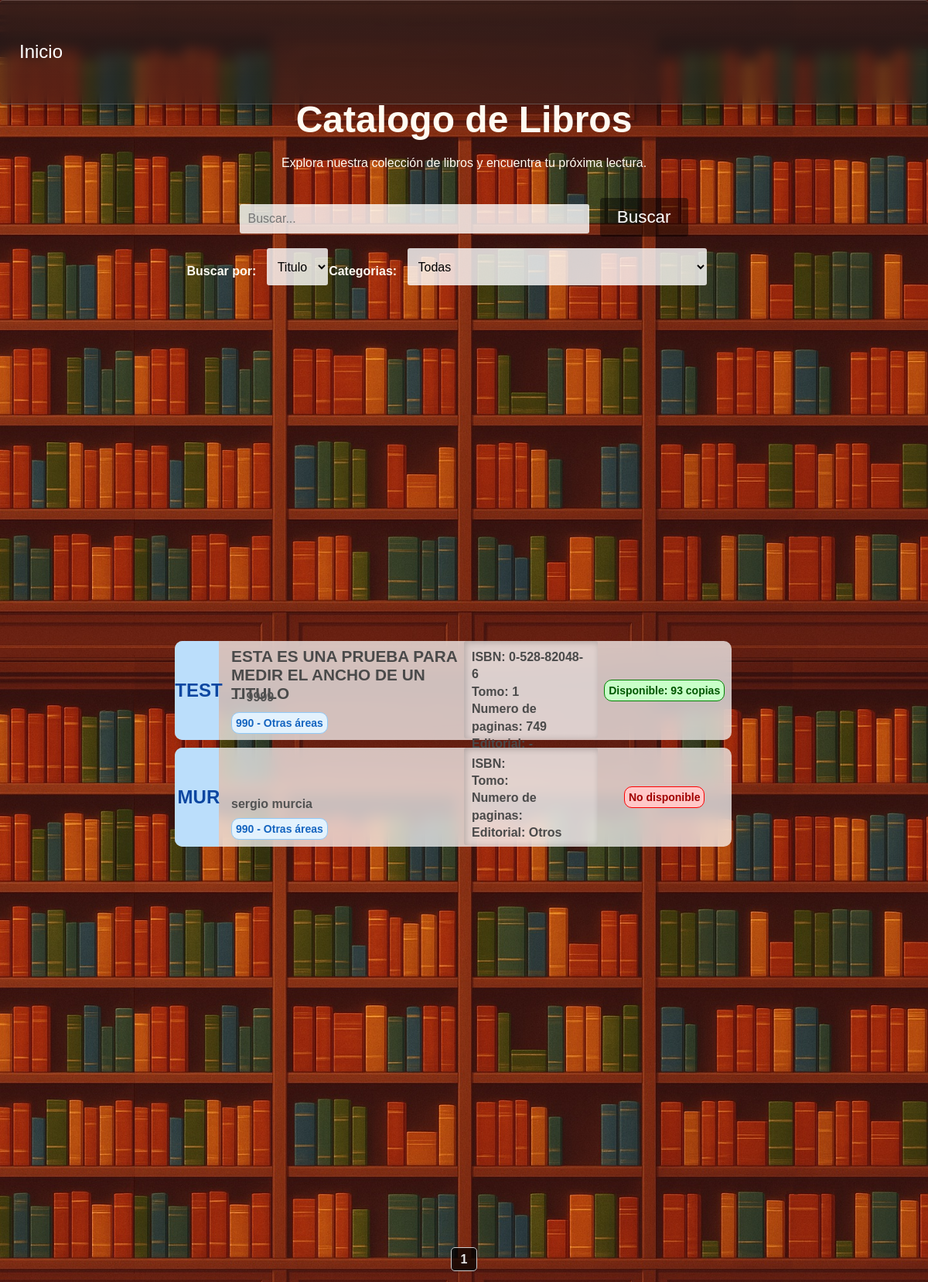
Page /libros on the committed database.
### tables this page shows
CREATE TABLE "Libros" (
	"id_libro"	INTEGER,
	"Titulo"	TEXT NOT NULL,
	"Tomo"	INTEGER,
	"ano_publicacion"	TEXT,
	"ISBN"	TEXT,
	"numero_paginas"	INTEGER  NOT NULL,
	"numero_copias"	INTEGER  NOT NULL,
	PRIMARY KEY("id_libro" AUTOINCREMENT),
	UNIQUE("Titulo", "Tomo")
);

CREATE TABLE "Notaciones" (
	"id_notacion"	INTEGER NOT NULL,
	"notacion"	TEXT NOT NULL,
	"id_editorial"	INTEGER NOT NULL,
	"id_autor"	INTEGER NOT NULL,
	PRIMARY KEY("id_notacion" AUTOINCREMENT),
	FOREIGN KEY("id_autor") REFERENCES "Autores"("id_autor"),
	FOREIGN KEY("id_editorial") REFERENCES "Editoriales"("id_editorial"),
	UNIQUE("id_autor", "id_editorial")
);

CREATE TABLE "Autores" (
	"id_autor"	INTEGER NOT NULL,
	"nombre_autor"	TEXT NOT NULL,
	"apellido_autor"	TEXT NOT NULL,
	PRIMARY KEY("id_autor" AUTOINCREMENT)
);

CREATE TABLE "SistemaDewey" (
	"codigo_seccion"	TEXT NOT NULL,
	"seccion"	TEXT NOT NULL UNIQUE,
	PRIMARY KEY("codigo_seccion")
);

CREATE TABLE "Editoriales" (
	"id_editorial"	INTEGER,
	"editorial"	TEXT NOT NULL UNIQUE,
	PRIMARY KEY("id_editorial" AUTOINCREMENT)
);

### app.py (the view)
@app.route("/libros", methods=["GET", "POST"])
def libros():
    conexion = conexion_BD()
    query = conexion.cursor()
    pagina = request.args.get("page", 1, type=int) #Recibe el parametro de la URL llamado page
    libros_por_pagina = 16
    offset = (pagina - 1) * libros_por_pagina
    query.execute("select count(*) from Libros")
    total_libros = query.fetchone()[0]
    total_paginas = math.ceil(total_libros / libros_por_pagina)
    query.execute("""
        select l.id_libro, Titulo, tomo, ano_publicacion, ISBN, numero_paginas, numero_copias,
               sd.codigo_seccion, sd.seccion, a.nombre_autor, a.apellido_autor, e.editorial, n.notacion
        from Libros l
        join RegistroLibros r ON r.id_libro = l.id_libro
        join SistemaDewey sd ON sd.codigo_seccion = r.codigo_seccion
        join notaciones n ON n.id_notacion = r.id_notacion
        join Autores a ON a.id_autor = n.id_autor
        join Editoriales e ON e.id_editorial = n.id_editorial
        LIMIT ? OFFSET ?
    """, (libros_por_pagina, offset))
    libros = query.fetchall()
    query.execute("select * from SistemaDewey")
    categorias = query.fetchall()
    query.close()
    conexion.close()
    return render_template("libros.html",libros=libros,categorias=categorias,pagina=pagina,total_paginas=total_paginas)

### config.py (called while the page is built)
def conexion_BD():
    return sqlite3.connect(DB_PATH)

### templates/libros.html (shortened to what this page needs)
<!DOCTYPE html>
<html lang="es">
<head>
    <link rel="stylesheet" href="{{ url_for('static', filename='estilo_libros.css') }}">
    <link rel="stylesheet" href="{{ url_for('static', filename='barra_lateral.css') }}">
    <link rel="stylesheet" href="{{ url_for('static', filename='filtros.css') }}">
    <link rel="stylesheet" href="{{ url_for('static', filename='general.css') }}">
</head>
<body>
    <header>
        <div class="navbar fondo-cristal">
            {% if session %}
                <a href="{{ url_for('logout') }}">Cerrar sesion</a>
            {% else %}
                <a href="{{ url_for('inicio') }}">Inicio</a>
            {% endif %}
        </div>
    </header>
    <main>
        <div class="div-busqueda">
            <form class="frm-buscar" action="/buscar_libro" method="GET">
                <label for="buscar"><h1>Catalogo de Libros</h1>Explora nuestra colección de libros y encuentra tu próxima lectura.</label><br><br><br>
                <input class="buscar" id="cuadro-busqueda" type="text" name="buscar" autocomplete="off" placeholder="Buscar...">&nbsp;&nbsp;
                <section class="menu-filtros">
                    <nav>
                        <section>
                            <h4> Buscar por: &nbsp;&nbsp;</h4>
                            <select name="filtro-busqueda" id="filtro-busqueda">
                                <option value="Titulo"
                                    >
                                    Titulo
                                </option>
                            </select>
                        </section>
                        <section>
                            <h4> Categorias: &nbsp;&nbsp; </h4>
                            <select name="categorias" id="categorias">
                                <option value="Todas"
                                    >
                                    Todas
                                </option>
                            </select>
                        </section>
                    </nav>
                </section>
                <button id="btn-buscar" type="submit">Buscar</button>
            </form>
        </div>
        <div class="contendor-catalogo">
            {% for libro in libros%}
            <div class="libro">
                <span class="span-notacion"
                    {% if (libro[7]|int) < 100 %}
                        id="h2-seccion-0"
                    {% elif (libro[7]|int) < 200 %}
                        id="h2-seccion-1"
                    {% elif (libro[7]|int) < 300 %}
                        id="h2-seccion-2"
                    {% elif (libro[7]|int) < 400 %}
                        id="h2-seccion-3"
                    {% elif (libro[7]|int) < 500 %}
                        id="h2-seccion-4"
                    {% elif (libro[7]|int) < 600 %}
                        id="h2-seccion-5"
                    {% elif (libro[7]|int) < 700 %}
                        id="h2-seccion-6"
                    {% elif (libro[7]|int) < 800 %}
                        id="h2-seccion-7"
                    {% elif (libro[7]|int) < 900 %}
                        id="h2-seccion-8"
                    {% else %}
                        id="h2-seccion-9"
                    {% endif %} >
                    <h2>{{libro[12]}}</h2>
                </span>
                <span id="span-info-libros">
                    <h3>{{libro[1]}}</h3>
                    <h4>{{libro[9]}} {{libro[10]}}
                        {{libro[3]}} </h4>
                    <h5
                        {% if (libro[7]|int) < 100 %}
                            id="h4-seccion-0"
                        {% elif (libro[7]|int) < 200 %}
                            id="h4-seccion-1"
                        {% elif (libro[7]|int) < 300 %}
                            id="h4-seccion-2"
                        {% elif (libro[7]|int) < 400 %}
                            id="h4-seccion-3"
                        {% elif (libro[7]|int) < 500 %}
                            id="h4-seccion-4"
                        {% elif (libro[7]|int) < 600 %}
                            id="h4-seccion-5"
                        {% elif (libro[7]|int) < 700 %}
                            id="h4-seccion-6"
                        {% elif (libro[7]|int) < 800 %}
                            id="h4-seccion-7"
                        {% elif (libro[7]|int) < 900 %}
                            id="h4-seccion-8"
                        {% else %}
                            id="h4-seccion-9"
                        {% endif %} >
                        {{libro[7]}} - {{libro[8]}}
                    </h5>
                </span>
                <span id="span-datos-libro2">
                    <h4 class="h4-datos-libro2">
                        ISBN: {{libro[4]}}<br>
                        Tomo:  {{libro[2]}}<br>
                        Numero de paginas: {{libro[5]}}<br>
                        Editorial: {{libro[11]}}<br>
                    </h4>
                </span>
                <span id="span-disponibilidad-libros">
                    {% if (libro[6]|int) > 0 %}
                        <h4 id="h4-disponible">Disponible:
                            {% if (libro[6]|int == 1)%}
                                {{libro[6]}} copia
                            {% else %}
                                {{libro[6]}} copias
                            {% endif %}
                        </h4>
                    {% else %}
                        <h4 id="h4-no_disponible">No disponible</h4>
                    {% endif %}
                </span>
            </div>
            {% endfor %}
            <br><br><br><br>
        </div>
        <div class="paginacion">
            {% for p in range(1, total_paginas + 1) %}
                {% if p == pagina %}
                    <strong>{{ p }}</strong>
                {% else %}
                    <a href="{{ url_for('buscar_libro', page=p, buscar=busqueda, categorias=Seccion, filtro_busqueda=filtro_busqueda) }}">{{ p }}</a>
                {% endif %}
            {% endfor %}
        </div>
    </main>
</body>
</html>

### static/estilo_libros.css (style rules this page uses)
body { background-image: url('img/libros-loop-v2.jpg'); background-size: cover; background-position: top; }
main { height: 100vh; display: flex; flex-direction: column; justify-content: center; align-items: center; color: #fffbf2; }
.contendor-catalogo { display: block; position: absolute; width: 60%; height: auto; min-height: 70%; top: 50%; z-index: 0; }
.libro { background-color: rgba(255, 255, 255, 0.721); backdrop-filter: blur(10px); display: flex; position: relative; top: 1%; left: -2%; width: 100%; height: 8rem; border-radius: 10px; margin-bottom: .6rem; color: #4a4a4a; transition: width 0.3s ease-in-out; }
.span-notacion { position: relative; display: flex; width: 8%; justify-content: center; align-items: center; border-top-left-radius: 10px; border-bottom-left-radius: 10px; }
.span-notacion h2 { margin-left: 5px; }
#h2-seccion-9 { background-color: #bbdefb; color: #0d47a1; }
#span-info-libros { position: relative; width: 55%; display: flex; align-items: center; }
#span-datos-libro2 { width: 30%; }
.h4-datos-libro2 { background-color: rgba(255, 255, 255, 0.252); padding: 10px; line-height: 1.4; margin: 0; height: 83%; border-radius: 3px; box-shadow: inset 2px 2px 8px rgba(0, 0, 0, 0.2); }
#span-info-libros h3 { margin-top: 8px; margin-left: 5%; position: absolute; top: 0%; font-size: 1.3rem; }
#span-info-libros h4 { margin-left: 5%; position: relative; margin-top: 40px; color: #535353; }
#span-info-libros h5 { margin-left: 5%; margin-bottom: 7px; position: absolute; bottom: 1%; border-radius: 10px; padding: 5px; font-size: 14px; }
#h4-seccion-9 { background-color: #e3f2fd; color: #1565c0; border: solid 1px #90caf9; }
#span-disponibilidad-libros { position: relative; width: 30%; border-top-right-radius: 15px; border-bottom-right-radius: 15px; display: flex; align-items: center; justify-content:center; flex-direction: column; }
#span-disponibilidad-libros h4 { border-radius: 10px; padding: 5px; font-size: 14px; }
#h4-disponible { background-color: rgb(200, 255, 200); color: rgb(0, 87, 0); border: solid 1px green; }
#h4-no_disponible { background-color: rgb(255, 200, 200); color: rgb(161, 0, 0); border: solid 1px red; }
form select, form input { padding: 10px; font-size: 1rem; border-radius: 3px; border: none; background-color: rgba(255, 255, 255, 0.8); color: black; }
form select { height: 3rem; }
.div-busqueda { text-align: center; position: absolute; top: 5rem; height: 40%; width: 60%; padding: 15px; border-radius: 4px; }
.frm-buscar { display: inline; }
#cuadro-busqueda { width: 60%; }

### static/filtros.css (style rules this page uses)
.menu-filtros { position: absolute; display: flex; width: 100%; }
.menu-filtros nav { margin-top: 2%; display: flex; width: 90%; justify-content: space-evenly; }
h2 { margin-left: 14px; }
.menu-filtros nav section { display: flex; }

### static/general.css (style rules this page uses)
body { margin: 0; padding: 0; font-family: Arial, sans-serif; }
h1 { font-size: 3rem; margin-bottom: 20px; }
#btn-registrar, #btn-buscar, #btn-catalogo, #btn-login, #btn-registrar-prestamo { text-decoration: none; color: white; background-color: #00000071; padding: 12px 22px; font-size: 1.4rem; border: none; border-radius: 4px; transition: background-color 0.2s ease-in-out; }
.navbar { background-color: #00000071; width: 100%; height: 8%; position: absolute; top: 0px; display: flex; align-items: center; justify-content: space-between; border-left: none !important; border-right: none !important; }
.navbar a { text-decoration: none; color: white; padding: 25px; font-size: 1.5rem; transition: 0.1s ease-in; border-radius: 4px; }
.fondo-cristal { background: linear-gradient(rgba(31,31,31,0.6),rgba(31,31,31,0.45)); backdrop-filter: blur(8px); box-shadow: 0 8px 32px 0 rgba(0,0,0,0.37); border: solid 1px rgba(255, 255, 255, 0.21); border-radius: 4px; }
.paginacion { position: fixed; text-align: center; margin: 20px; width: 100%; bottom: 0; z-index: 1; }
.paginacion a, .paginacion strong { margin: 0 5px; padding: 6px 12px; text-decoration: none; border: 1px solid #ccc; border-radius: 5px; color: #e5e5e5; background-color: #0000003a; transition: 0.2s ease-in-out; }
.paginacion strong { font-weight: bold; background-color: #000000ba; }

### rows in the picture
Libros: notacion "TEST", Titulo "ESTA ES UNA PRUEBA PARA MEDIR EL ANCHO DE UN TITULO", nombre_autor "-", apellido_autor "-", ano_publicacion "9999", codigo_seccion "990", seccion "Otras áreas", ISBN "0-528-82048-6", Tomo "1", numero_paginas "749", editorial "-", numero_copias "93"
Libros: notacion "MUR", nombre_autor "sergio", apellido_autor "murcia", codigo_seccion "990", seccion "Otras áreas", editorial "Otros", numero_copias "No disponible"

### other values in the picture
{{ p }} "1"
